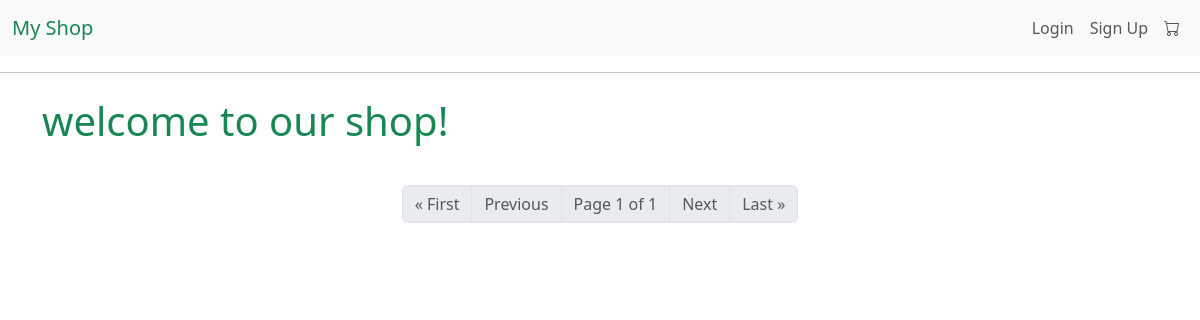
/, run on an earlier commit of the app's database.
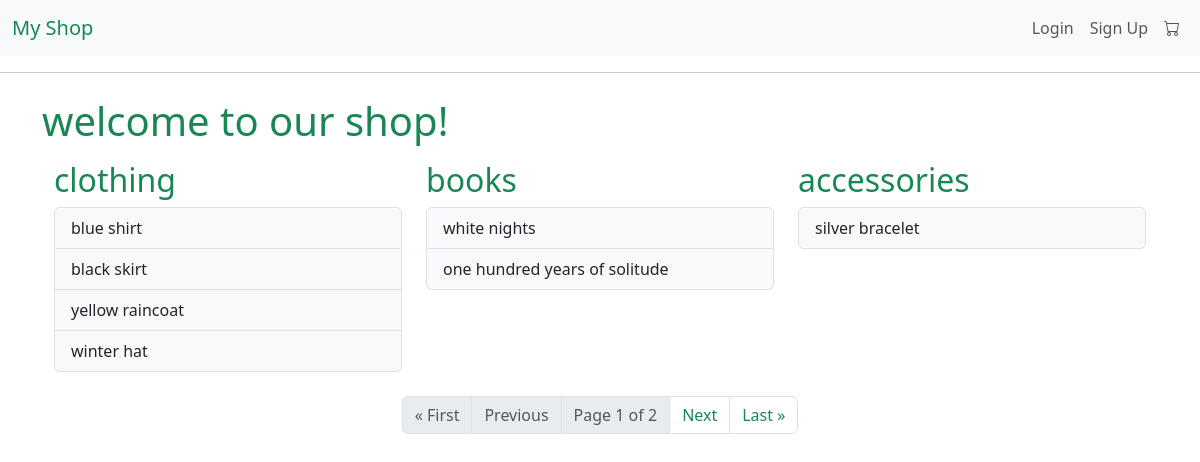
And on a later commit of the database.
### shop/models.py (models this page shows, shortened)
class Category(models.Model):
    name = models.CharField(max_length=225)

class Product(models.Model):
    name = models.CharField(max_length=225)
    description = models.TextField()
    price = models.DecimalField(max_digits=15, decimal_places=2)
    stock = models.IntegerField()
    image = models.ImageField(upload_to='product_images/')
    category = models.ForeignKey(Category, on_delete=models.SET_NULL, null=True, blank=True)
    created_at = models.DateTimeField(auto_now_add=True)

### shop/views.py (the view)
# urls.py: path('', homepage, name="homepage"),
def homepage(request):
    categories_list = list(Category.objects.all())
    products = list(Product.objects.all())
    paginator = Paginator(categories_list, 3)
    page_number = request.GET.get('page')
    try:
        categories = paginator.page(page_number)
    except PageNotAnInteger:
        categories = paginator.page(1)
    except EmptyPage:
        categories = paginator.page(paginator.num_pages)
    return render(request, 'homepage.html', {"categories": categories, "products": products})

### templates/homepage.html (shortened to what this page needs)
{%  extends "base.html" %}
{% block content %}
    <p class="display-6 text-success">
    welcome to our shop!
    </p>
    <div class="container">
       <div class="row">
           {% for category in categories %}
               <div class="col-sm-4">
           <a href="/shop/category/{{ category.id }}/" class="h2 text-success" style="text-decoration: none">{{ category.name }}</a>
           <div class="list-group mt-2">
           {% for product in products %}
           {% if product.category == category %}
               <a href="/shop/product/{{ product.id }}" class="list-group-item list-group-item-action bg-light">{{ product.name }}</a>
               {% endif %}
           {% endfor %}
           </div>
               </div>
       {% endfor %}
       </div>
    </div>
   <nav aria-label="Page navigation" class="mt-4">
        <ul class="pagination justify-content-center">
            {% if categories.has_previous %}
                <li class="page-item"><a class="page-link text-success" href="?page=1">&laquo; First</a></li>
                <li class="page-item"><a class="page-link text-success" href="?page={{ categories.previous_page_number }}">Previous</a></li>
            {% else %}
                <li class="page-item disabled"><a class="page-link">&laquo; First</a></li>
                <li class="page-item disabled"><a class="page-link">Previous</a></li>
            {% endif %}
            <li class="page-item disabled"><a class="page-link">Page {{ categories.number }} of {{ categories.paginator.num_pages }}</a></li>
            {% if categories.has_next %}
                <li class="page-item"><a class="page-link text-success" href="?page={{ categories.next_page_number }}">Next</a></li>
                <li class="page-item"><a class="page-link text-success" href="?page={{ categories.paginator.num_pages }}">Last &raquo;</a></li>
            {% else %}
                <li class="page-item disabled"><a class="page-link">Next</a></li>
                <li class="page-item disabled"><a class="page-link">Last &raquo;</a></li>
            {% endif %}
        </ul>
    </nav>
{% endblock %}

What changed in the data, as far as the page shows it:
added Category: name "clothing"
added Product: name "blue shirt", shown under "clothing"
added Product: name "black skirt", shown under "clothing"
added Product: name "yellow raincoat", shown under "clothing"
added Product: name "winter hat", shown under "clothing"
added Category: name "books"
added Product: name "white nights", shown under "books"
added Product: name "one hundred years of solitude", shown under "books"
added Category: name "accessories"
added Product: name "silver bracelet", shown under "accessories"
Also different on the page:
{{ categories.paginator.num_pages }}: "1" → "2"
